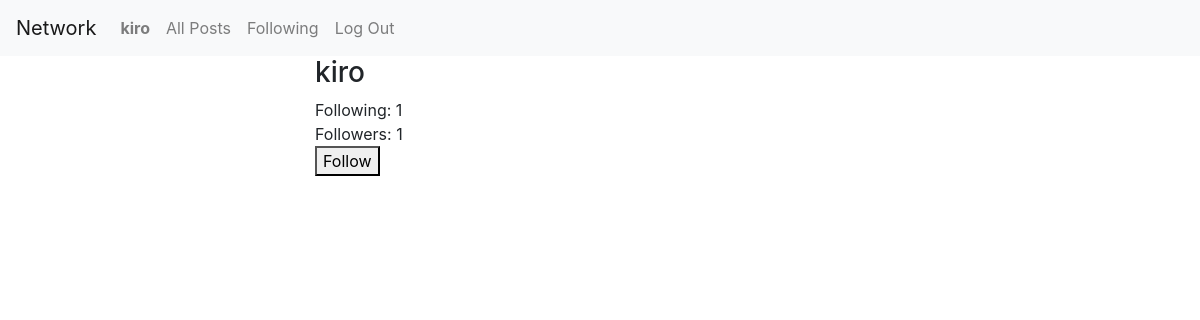
/profile/3 (signed in), run on an earlier commit of the app's database.
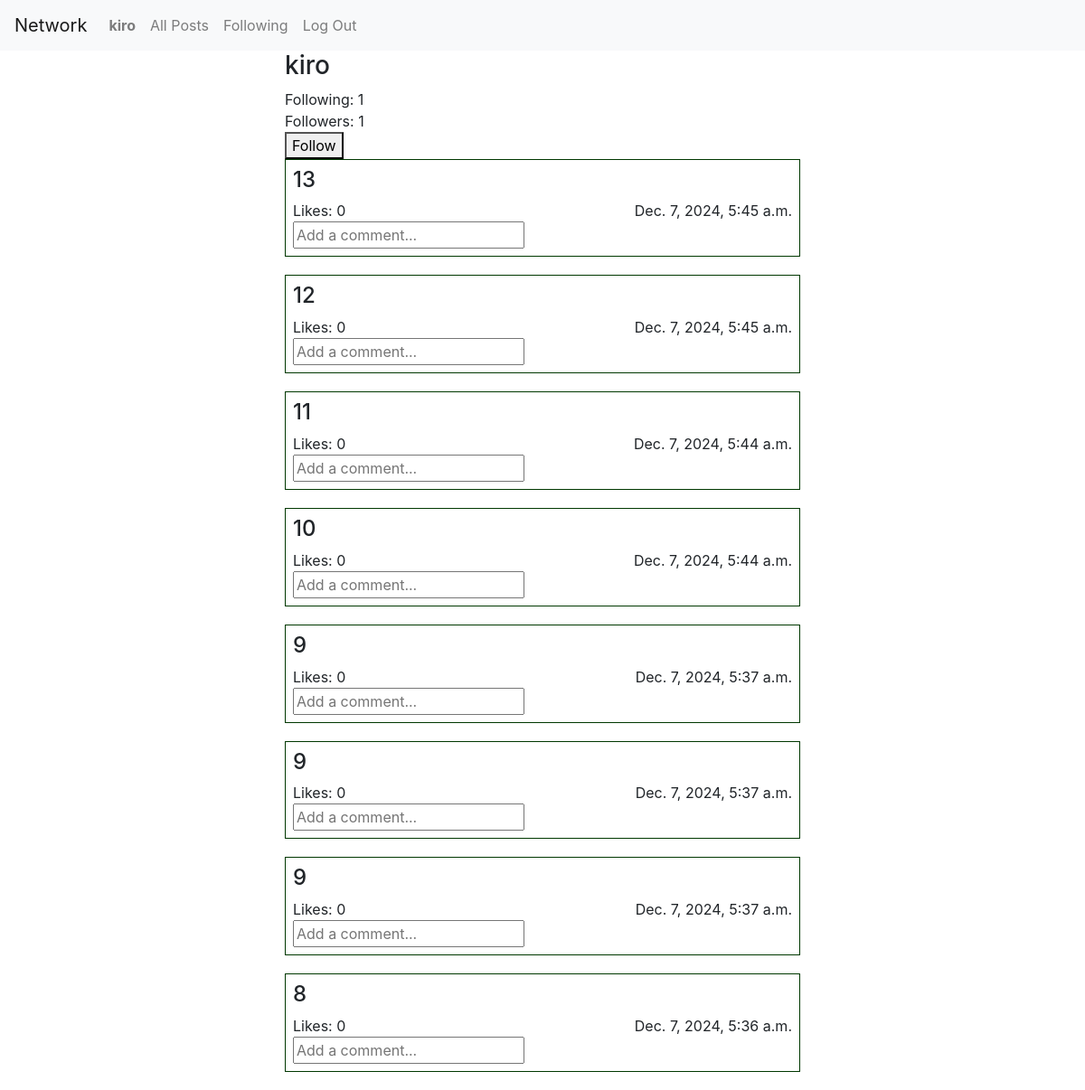
And on a later commit of the database.
### network/models.py (models this page shows)
class Post(models.Model):
    user = models.ForeignKey(User, on_delete=models.CASCADE, related_name="posts")
    title = models.TextField(max_length=128)
    body = models.TextField(max_length=1024)
    created_at = models.DateTimeField(auto_now_add=True)
    likes = models.IntegerField(default=0)

### network/views.py (the view)
# urls.py: path("profile/<str:user_id>", views.profile, name="profile"),
@login_required
def profile(request, user_id):
    user = User.objects.get(id=user_id)
    posts = Post.objects.filter(user=user).order_by("-created_at")
    user_following = Following.objects.filter(user=user).count()
    user_followed = Following.objects.filter(followed=user).count()
    followed = Following.objects.filter(user=request.user, followed=user).exists()
    is_own_profile = user_id == request.user.id
    return render(request, "network/profile.html", {
        "user": user,
        "posts": posts,
        "following": user_following,
        "followers": user_followed,
        "followed": followed,
        "is_own_profile": is_own_profile
    })

### network/templates/network/profile.html (shortened to what this page needs)
{% extends "network/layout.html" %}
{% load static %}
{% block body %}
<div class="container">
  <h3>{{ user.username }}</h3>
  <div class="f">Following: {{ following }}</div>
  <div class="f">Followers: {{ followers }}</div>
  {% if not is_own_profile %}
    <form method="post" action="{% url 'toggle_follow' %}">
        {% if followed %}
            <button type="submit">Unfollow</button>
        {% else %}
            <button type="submit">Follow</button>
        {% endif %}
    </form>
{% endif %}
  {% for post in posts %}
  <div class="post">
    <h4>{{ post.title }}</h4>
    <div class="d-flex justify-content-between">
      <span>Likes: {{ post.likes }}</span>
      <span>{{ post.created_at }}</span>
    </div>
    <input
      type="text"
      name="comment"
      id="comment"
      placeholder="Add a comment..."
    />
  </div>
  {% endfor %}
</div>
{% endblock %}

What changed in the data, as far as the page shows it:
added Post: title "13", likes "0", created_at "Dec. 7, 2024, 5:45 a.m."
added Post: title "12", likes "0", created_at "Dec. 7, 2024, 5:45 a.m."
added Post: title "11", likes "0", created_at "Dec. 7, 2024, 5:44 a.m."
added Post: title "10", likes "0", created_at "Dec. 7, 2024, 5:44 a.m."
added Post: title "9", likes "0", created_at "Dec. 7, 2024, 5:37 a.m."
added Post: title "9", likes "0", created_at "Dec. 7, 2024, 5:37 a.m."
added Post: title "9", likes "0", created_at "Dec. 7, 2024, 5:37 a.m."
added Post: title "8", likes "0", created_at "Dec. 7, 2024, 5:36 a.m."
